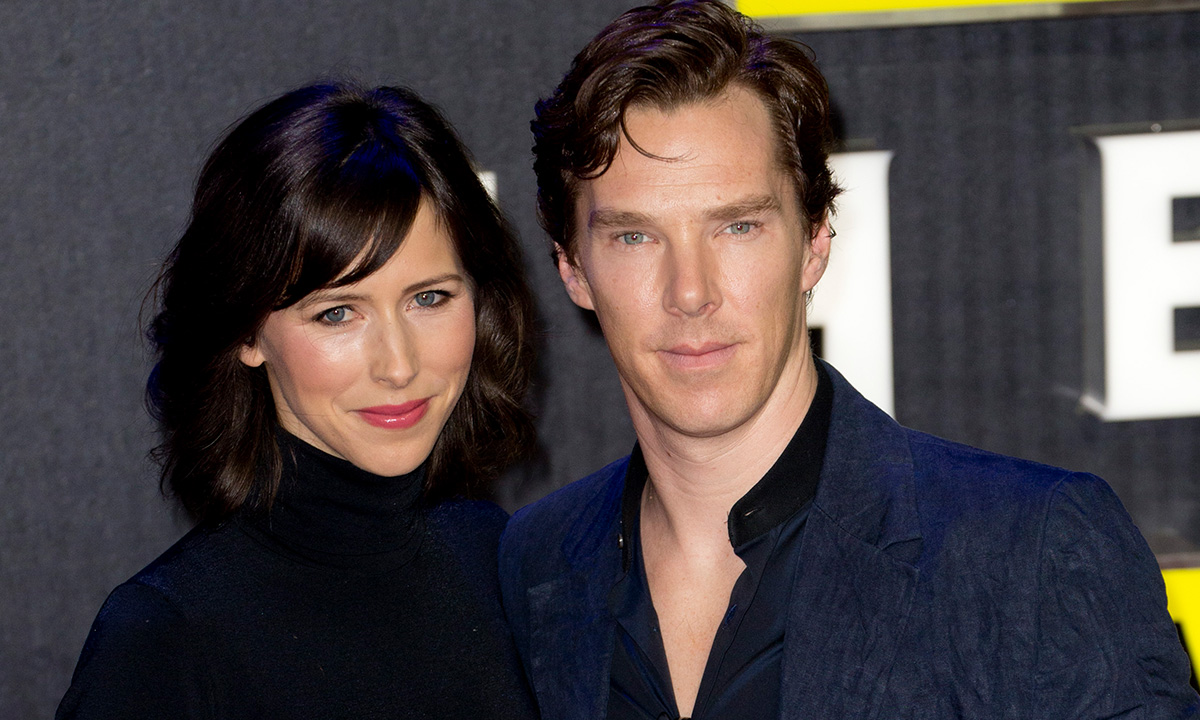
#> input picture batch2.jpg, 1200 x 720 px
$ jupyter execute --allow-errors 'SSD for multi face detection.ipynb'
#> lines starting #> are read from the running program, lines starting #| are printed output that depends on the picture
[cell 1]
import cv2
import matplotlib.pyplot as plt
import pandas as pd

#> (a cell that did not finish here is left out)

[cell 3]
image = cv2.imread("batch2.jpg")
#> image is the input picture: shape (720, 1200, 3); mean B, G, R 66.8, 64.8, 72.6
base_img = image.copy()
original_size = base_img.shape
#> original_size = (720, 1200, 3)
target_size = (300, 300)
image = cv2.resize(image, target_size)
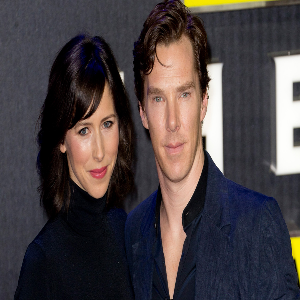
#> image: shape (300, 300, 3); mean B, G, R 66.7, 64.7, 72.5
aspect_ratio_x = (original_size[1] / target_size[1])
#> aspect_ratio_x = 4
aspect_ratio_y = (original_size[0] / target_size[0])
#> aspect_ratio_y = 2.4


$ run again, with batch1.jpg copied over batch2.jpg
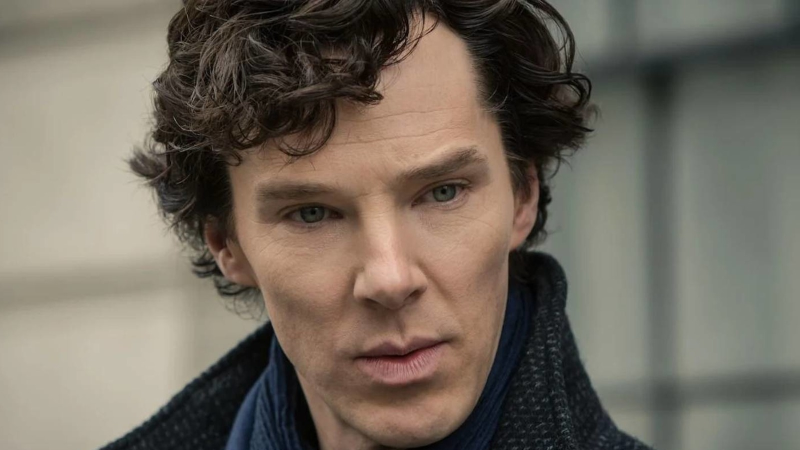
#> input picture batch1.jpg, 1600 x 900 px (shown at 1/2 size)
#> image is the input picture: shape (900, 1600, 3); mean B, G, R 94.5, 105.8, 114.1
#> `image = cv2.resize(image, target_size)`:
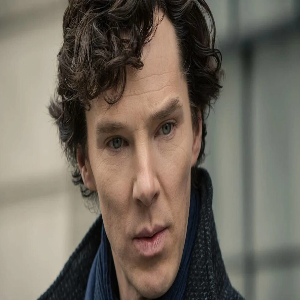
#> image: shape (300, 300, 3); mean B, G, R 94.5, 105.9, 114.2
